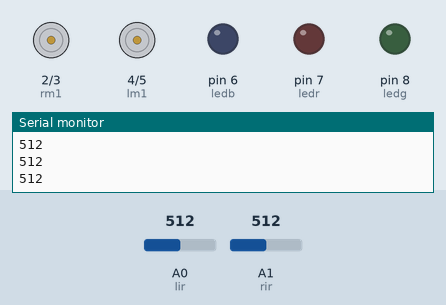
Recording of a sketch running on a simulated Arduino Uno, built with avr-gcc and run on an emulated ATmega328P. Shown: motor-driver pin pairs drawn as motors (green arrow = first pin HIGH = forward, orange = second pin HIGH = backward, longer = more drive), output pins drawn as LEDs (lit = HIGH), the last lines printed to the serial monitor. The test bench sets the inputs (shaded band); at power-on: A0 (lir) = 512, A1 (rir) = 512.

Above: at 1.2 s.
1.3 s: A0 (lir) set to 217
2.8 s: A0 (lir) set to 188
At 3.4 s:
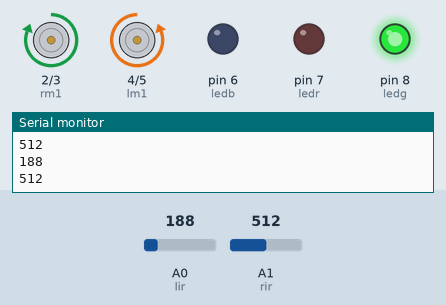
4.3 s: A1 (rir) set to 218
5.8 s: A1 (rir) set to 185
At 7.0 s:
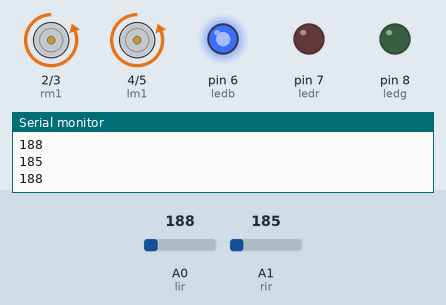
7.3 s: A0 (lir) set to 492
8.8 s: A0 (lir) set to 507
At 9.2 s:
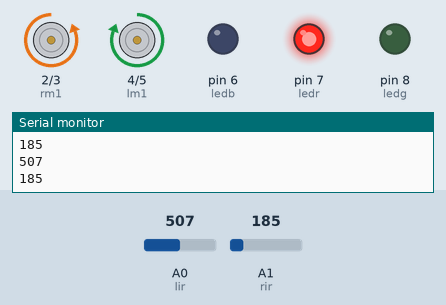
Timing chart, 0 to 11.3 s (numbered marks = the images above; inputs shaded):
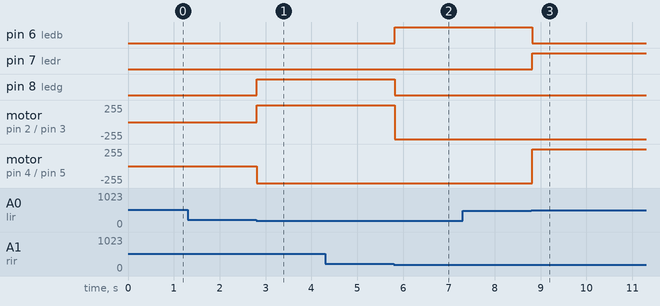

Measured:
- the behaviour switches between 200 and 199 on A0 (lir) (found by bisection; images 0 and 1)
- the behaviour switches between 200 and 199 on A1 (rir) (found by bisection; images 1 and 2)
- the behaviour switches between 500 and 501 on A0 (lir) (found by bisection; images 2 and 3)
- after the input at 2.8 s, pin 8 (ledg): LOW → HIGH at once; motor on pin 2 (rm1) / pin 3 (rm2): stopped → forward 255/255 at once; motor on pin 4 (lm1) / pin 5 (lm2): stopped → backward 255/255 at once
- after the input at 5.8 s, pin 6 (ledb): LOW → HIGH at once; pin 8 (ledg): HIGH → LOW at once; motor on pin 2 (rm1) / pin 3 (rm2): forward 255/255 → backward 255/255 at once
- after the input at 8.8 s, pin 6 (ledb): HIGH → LOW at once; pin 7 (ledr): LOW → HIGH at once; motor on pin 4 (lm1) / pin 5 (lm2): backward 255/255 → forward 255/255 at once

The sketch:

Human_Following_Robot.ino
```cpp
int rm1= 2;
int rm2= 3;
int lm1= 4;
int lm2= 5;
int lir= 0;
int rir= 1;
int ledb= 6;
int ledr= 7;
int ledg= 8;
void setup() {
  Serial.begin(9600);
  pinMode(rm1, OUTPUT);
  pinMode(rm2, OUTPUT);
  pinMode(lm1, OUTPUT);
  pinMode(lm2, OUTPUT);
  pinMode(lir, INPUT);
  pinMode(rir, INPUT);
  pinMode(ledb, OUTPUT);
  pinMode(ledr, OUTPUT);
  pinMode(ledg, OUTPUT);
  // put your setup code here, to run once:

}

void loop() {
  int lir_value= analogRead(lir);
  int rir_value= analogRead(rir);
  Serial.println(lir_value);
  Serial.println(rir_value);
  if(rir_value< 200 and lir_value< 200 ) {
    digitalWrite(rm1, LOW);
    digitalWrite(rm2, HIGH);
    digitalWrite(lm1, LOW);
    digitalWrite(lm2, HIGH);
    digitalWrite(ledb, HIGH);
    digitalWrite(ledr, LOW);
    digitalWrite(ledg, LOW);
  }
  if(rir_value> 500 and lir_value> 500) {
    digitalWrite(rm1, LOW);
    digitalWrite(rm2, LOW);
    digitalWrite(lm1, LOW);
    digitalWrite(lm2, LOW);
    digitalWrite(ledb, LOW);
    digitalWrite(ledr, LOW);
    digitalWrite(ledg, LOW);
  }
  if(rir_value<200 and lir_value>500) {
    digitalWrite(rm1,LOW);
    digitalWrite(rm2,HIGH);
    digitalWrite(lm1,HIGH);
    digitalWrite(lm2,LOW);
    digitalWrite(ledb, LOW);
    digitalWrite(ledr, HIGH);
    digitalWrite(ledg, LOW);
  }
  if(rir_value> 500 and lir_value< 200) {
    digitalWrite(rm1,HIGH);
    digitalWrite(rm2,LOW);
    digitalWrite(lm1,LOW);
    digitalWrite(lm2,HIGH);
    digitalWrite(ledb, LOW);
    digitalWrite(ledr, LOW);
    digitalWrite(ledg, HIGH);
  }
  // put your main code here, to run repeatedly:

}
```
